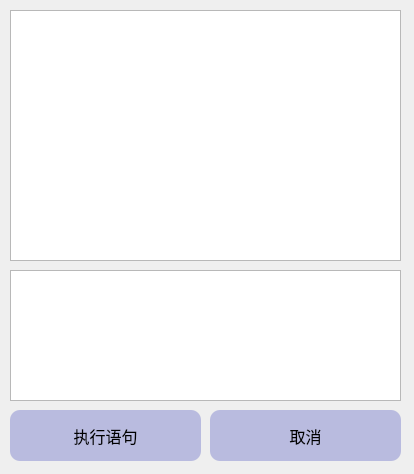
<?xml version="1.0" encoding="UTF-8"?>
<ui version="4.0">
 <class>query_execute</class>
 <widget class="QDialog" name="query_execute">
  <property name="geometry">
   <rect>
    <x>0</x>
    <y>0</y>
    <width>414</width>
    <height>474</height>
   </rect>
  </property>
  <property name="windowTitle">
   <string>Dialog</string>
  </property>
  <widget class="QTextEdit" name="query_edit">
   <property name="geometry">
    <rect>
     <x>10</x>
     <y>270</y>
     <width>391</width>
     <height>131</height>
    </rect>
   </property>
   <property name="font">
    <font>
     <family>Cascadia Code</family>
     <pointsize>12</pointsize>
    </font>
   </property>
   <property name="cursor" stdset="0">
    <cursorShape>IBeamCursor</cursorShape>
   </property>
  </widget>
  <widget class="QPushButton" name="query_execute_button">
   <property name="geometry">
    <rect>
     <x>10</x>
     <y>410</y>
     <width>191</width>
     <height>51</height>
    </rect>
   </property>
   <property name="font">
    <font>
     <family>Cascadia Code</family>
     <pointsize>12</pointsize>
    </font>
   </property>
   <property name="cursor">
    <cursorShape>PointingHandCursor</cursorShape>
   </property>
   <property name="styleSheet">
    <string notr="true">border-radius:10px;
background-color: rgb(185, 187, 223);</string>
   </property>
   <property name="text">
    <string>执行语句</string>
   </property>
  </widget>
  <widget class="QPushButton" name="query_cacel_button">
   <property name="geometry">
    <rect>
     <x>210</x>
     <y>410</y>
     <width>191</width>
     <height>51</height>
    </rect>
   </property>
   <property name="font">
    <font>
     <family>Cascadia Code</family>
     <pointsize>12</pointsize>
    </font>
   </property>
   <property name="cursor">
    <cursorShape>PointingHandCursor</cursorShape>
   </property>
   <property name="styleSheet">
    <string notr="true">border-radius:10px;
background-color: rgb(185, 187, 223);</string>
   </property>
   <property name="text">
    <string>取消</string>
   </property>
  </widget>
  <widget class="QTextBrowser" name="result_browser">
   <property name="geometry">
    <rect>
     <x>10</x>
     <y>10</y>
     <width>391</width>
     <height>251</height>
    </rect>
   </property>
   <property name="font">
    <font>
     <family>Cascadia Code</family>
     <pointsize>12</pointsize>
    </font>
   </property>
  </widget>
 </widget>
 <resources/>
 <connections/>
</ui>
